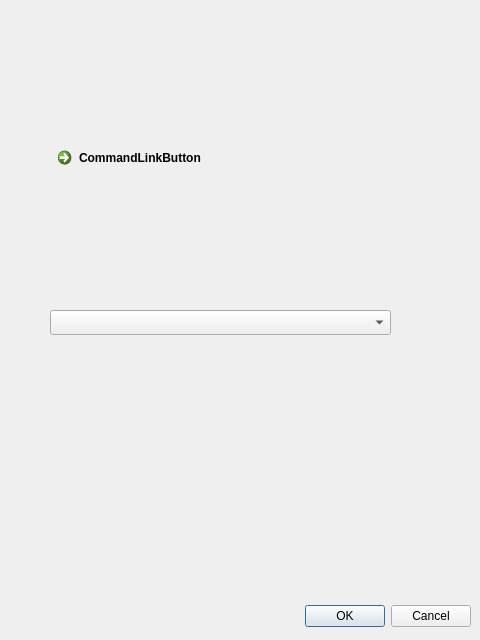
<?xml version="1.0" encoding="UTF-8"?>
<ui version="4.0">
 <class>Dialog</class>
 <widget class="QDialog" name="Dialog">
  <property name="geometry">
   <rect>
    <x>0</x>
    <y>0</y>
    <width>480</width>
    <height>640</height>
   </rect>
  </property>
  <property name="windowTitle">
   <string>Dialog</string>
  </property>
  <widget class="QDialogButtonBox" name="buttonBox">
   <property name="geometry">
    <rect>
     <x>10</x>
     <y>600</y>
     <width>461</width>
     <height>32</height>
    </rect>
   </property>
   <property name="orientation">
    <enum>Qt::Horizontal</enum>
   </property>
   <property name="standardButtons">
    <set>QDialogButtonBox::Cancel|QDialogButtonBox::Ok</set>
   </property>
  </widget>
  <widget class="QComboBox" name="comboBox">
   <property name="geometry">
    <rect>
     <x>50</x>
     <y>310</y>
     <width>341</width>
     <height>25</height>
    </rect>
   </property>
  </widget>
  <widget class="QWidget" name="horizontalLayoutWidget">
   <property name="geometry">
    <rect>
     <x>50</x>
     <y>40</y>
     <width>331</width>
     <height>80</height>
    </rect>
   </property>
   <layout class="QHBoxLayout" name="horizontalLayout"/>
  </widget>
  <widget class="QCommandLinkButton" name="commandLinkButton">
   <property name="geometry">
    <rect>
     <x>50</x>
     <y>140</y>
     <width>177</width>
     <height>41</height>
    </rect>
   </property>
   <property name="text">
    <string>CommandLinkButton</string>
   </property>
  </widget>
 </widget>
 <resources/>
 <connections>
  <connection>
   <sender>buttonBox</sender>
   <signal>accepted()</signal>
   <receiver>Dialog</receiver>
   <slot>accept()</slot>
   <hints>
    <hint type="sourcelabel">
     <x>248</x>
     <y>254</y>
    </hint>
    <hint type="destinationlabel">
     <x>157</x>
     <y>274</y>
    </hint>
   </hints>
  </connection>
  <connection>
   <sender>buttonBox</sender>
   <signal>rejected()</signal>
   <receiver>Dialog</receiver>
   <slot>reject()</slot>
   <hints>
    <hint type="sourcelabel">
     <x>316</x>
     <y>260</y>
    </hint>
    <hint type="destinationlabel">
     <x>286</x>
     <y>274</y>
    </hint>
   </hints>
  </connection>
 </connections>
</ui>
